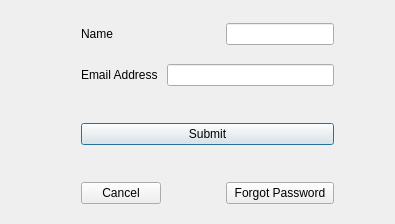
<?xml version="1.0" encoding="UTF-8"?>
<ui version="4.0">
 <class>Dialog</class>
 <widget class="QDialog" name="Dialog">
  <property name="geometry">
   <rect>
    <x>0</x>
    <y>0</y>
    <width>395</width>
    <height>224</height>
   </rect>
  </property>
  <property name="windowTitle">
   <string>Dialog</string>
  </property>
  <widget class="QWidget" name="">
   <property name="geometry">
    <rect>
     <x>81</x>
     <y>23</y>
     <width>253</width>
     <height>181</height>
    </rect>
   </property>
   <layout class="QGridLayout" name="gridLayout">
    <item row="0" column="0">
     <widget class="QLabel" name="label_2">
      <property name="text">
       <string>Name</string>
      </property>
     </widget>
    </item>
    <item row="1" column="3">
     <spacer name="verticalSpacer_3">
      <property name="orientation">
       <enum>Qt::Vertical</enum>
      </property>
      <property name="sizeType">
       <enum>QSizePolicy::MinimumExpanding</enum>
      </property>
      <property name="sizeHint" stdset="0">
       <size>
        <width>20</width>
        <height>13</height>
       </size>
      </property>
     </spacer>
    </item>
    <item row="4" column="0" colspan="4">
     <widget class="QPushButton" name="pushButton">
      <property name="maximumSize">
       <size>
        <width>16777215</width>
        <height>16777215</height>
       </size>
      </property>
      <property name="text">
       <string>Submit</string>
      </property>
     </widget>
    </item>
    <item row="9" column="0" colspan="2">
     <widget class="QPushButton" name="pushButton_2">
      <property name="text">
       <string>Cancel</string>
      </property>
     </widget>
    </item>
    <item row="2" column="2" colspan="2">
     <widget class="QLineEdit" name="lineEdit_2"/>
    </item>
    <item row="9" column="3">
     <widget class="QPushButton" name="pushButton_3">
      <property name="text">
       <string>Forgot Password</string>
      </property>
     </widget>
    </item>
    <item row="0" column="1" colspan="2">
     <spacer name="horizontalSpacer">
      <property name="orientation">
       <enum>Qt::Horizontal</enum>
      </property>
      <property name="sizeHint" stdset="0">
       <size>
        <width>38</width>
        <height>20</height>
       </size>
      </property>
     </spacer>
    </item>
    <item row="2" column="0" colspan="2">
     <widget class="QLabel" name="label">
      <property name="text">
       <string>Email Address</string>
      </property>
     </widget>
    </item>
    <item row="0" column="3">
     <widget class="QLineEdit" name="lineEdit"/>
    </item>
    <item row="5" column="0">
     <spacer name="verticalSpacer_2">
      <property name="orientation">
       <enum>Qt::Vertical</enum>
      </property>
      <property name="sizeType">
       <enum>QSizePolicy::Expanding</enum>
      </property>
      <property name="sizeHint" stdset="0">
       <size>
        <width>20</width>
        <height>50</height>
       </size>
      </property>
     </spacer>
    </item>
    <item row="3" column="1">
     <spacer name="verticalSpacer_4">
      <property name="orientation">
       <enum>Qt::Vertical</enum>
      </property>
      <property name="sizeType">
       <enum>QSizePolicy::Expanding</enum>
      </property>
      <property name="sizeHint" stdset="0">
       <size>
        <width>20</width>
        <height>50</height>
       </size>
      </property>
     </spacer>
    </item>
    <item row="9" column="2">
     <spacer name="horizontalSpacer_2">
      <property name="orientation">
       <enum>Qt::Horizontal</enum>
      </property>
      <property name="sizeHint" stdset="0">
       <size>
        <width>40</width>
        <height>20</height>
       </size>
      </property>
     </spacer>
    </item>
   </layout>
  </widget>
 </widget>
 <resources/>
 <connections/>
</ui>
